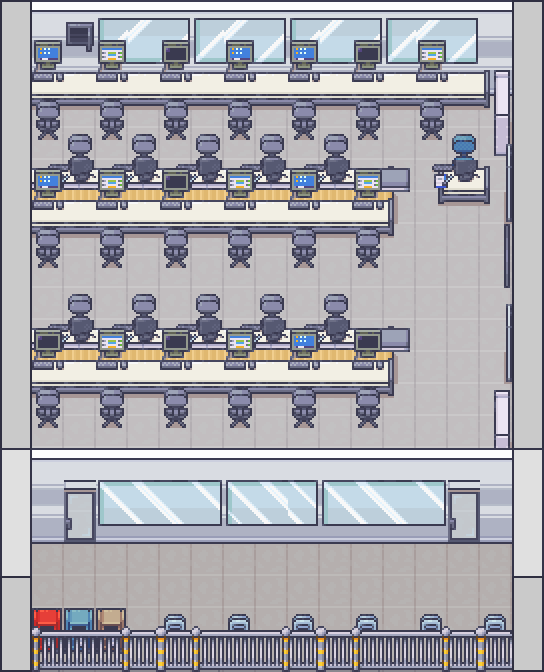

The image is a tile-based game level rendered from a .tmx file. Its description and source (layers, tilesets, objects; grid data summarised) follow:
An orthogonal 17x21 tile map with 32x32 px tiles, 2 tile layers (Tile Layer 1, FOREGROUND_LAYER), 4 tilesets and 38 objects.

<map version="1.10" tiledversion="1.10.2" orientation="orthogonal" renderorder="right-down" width="17" height="21" tilewidth="32" tileheight="32" infinite="0" nextlayerid="6" nextobjectid="44">
 <tileset firstgid="1" source="../../TSX FILES/nge-layout.tsx" />
 <tileset firstgid="358" source="../../TSX FILES/FULL_INTERIOR.tsx" />
 <tileset firstgid="17382" name="ROOM_BUILDER" tilewidth="32" tileheight="32" tilecount="8284" columns="76">
  <image source="../../(IMAGES) TILES/ROOM_BUILDER.png" width="2432" height="3488" />
 </tileset>
 <tileset firstgid="25666" name="FOREGROUND" tilewidth="32" tileheight="32" tilecount="357" columns="17">
  <image source="FOREGROUND.png" width="544" height="672" />
 </tileset>
 <layer id="1" name="Tile Layer 1" width="17" height="21">
  <data>[357 cells, 357 non-empty, 331 distinct tile ids]</data>
 </layer>
 <layer id="3" name="FOREGROUND_LAYER" width="17" height="21">
  <data>[357 cells, 357 non-empty, 357 distinct tile ids]</data>
 </layer>
 <objectgroup id="2" name="COLLISION_LAYER">
  <object id="1" x="32" y="0">
   <polygon points="0,0 0,672 -32,672 -32,0" />
  </object>
  <object id="2" x="512" y="0">
   <polygon points="0,0 32,0 32,704 0,704" />
  </object>
  <object id="3" x="95.832" y="479.75">
   <polygon points="0,0 351.881,0 351.881,64.25 0,64.25" />
  </object>
  <object id="5" x="33.5" y="328">
   <polygon points="0,0 360,0.5 359.5,66.5 -1.5,69.5" />
  </object>
  <object id="6" x="393" y="328">
   <polygon points="0,0 16.5,0.65625 17,28.2188 -0.5,31.5" />
  </object>
  <object id="7" x="32.5" y="236">
   <polygon points="0,0 360.5,1 360.5,-67 -1,-67" />
  </object>
  <object id="8" x="391.5" y="169.5">
   <polygon points="0,0 18.5,0 19.5,32 0.5,30.6087" />
  </object>
  <object id="9" x="440" y="164.5">
   <polygon points="0,0 -1,41.9481 51,42.5 50,2.75974" />
  </object>
  <object id="10" x="34" y="105">
   <polygon points="0,0 455,-0.5 456,-34 -2,-35" />
  </object>
  <object id="11" x="544" y="96">
   <polygon points="0,0 -64,0 -64,-96 -32.5,-96 0,-96.5" />
  </object>
  <object id="12" x="491.5" y="98.5">
   <polygon points="0,0 2,63 55,62 52.5,-2" />
  </object>
  <object id="13" x="493.5" y="390.5">
   <polygon points="0,0 0.5,59 28,58 32.5,-4.5" />
  </object>
  <object id="14" x="503" y="161">
   <polygon points="0,0 -0.5,224 21,221.5 18,-1" />
  </object>
  <object id="15" x="34.5" y="266.5">
   <polygon points="0,0 29.5,1 29,-43.5 -2.5,-42.5" />
  </object>
  <object id="16" x="99.6094" y="266.5">
   <polygon points="0,0 24.8906,1 24.4688,-43.5 -2.10938,-42.5" />
  </object>
  <object id="17" x="164" y="266.5">
   <polygon points="0,0 24.8906,1 24.4688,-43.5 -2.10938,-42.5" />
  </object>
  <object id="19" x="227.5" y="268">
   <polygon points="0,0 24.8906,1 24.4688,-43.5 -2.10938,-42.5" />
  </object>
  <object id="20" x="291.5" y="268">
   <polygon points="0,0 24.8906,1 24.4688,-43.5 -2.10938,-42.5" />
  </object>
  <object id="21" x="355.5" y="267.5">
   <polygon points="0,0 24.8906,1 24.4688,-43.5 -2.10938,-42.5" />
  </object>
  <object id="22" x="35.5" y="427.5">
   <polygon points="0,0 24.8906,1 24.4688,-43.5 -2.10938,-42.5" />
  </object>
  <object id="23" x="100" y="428.5">
   <polygon points="0,0 24.8906,1 24.4688,-43.5 -2.10938,-42.5" />
  </object>
  <object id="24" x="163.5" y="428.5">
   <polygon points="0,0 24.8906,1 24.4688,-43.5 -2.10938,-42.5" />
  </object>
  <object id="25" x="227" y="428">
   <polygon points="0,0 24.8906,1 24.4688,-43.5 -2.10938,-42.5" />
  </object>
  <object id="26" x="292" y="428.5">
   <polygon points="0,0 24.8906,1 24.4688,-43.5 -2.10938,-42.5" />
  </object>
  <object id="27" x="354" y="428.5">
   <polygon points="0,0 24.8906,1 24.4688,-43.5 -2.10938,-42.5" />
  </object>
  <object id="28" x="35" y="140">
   <polygon points="0,0 24.8906,1 24.4688,-43.5 -2.10938,-42.5" />
  </object>
  <object id="29" x="99.5" y="138">
   <polygon points="0,0 24.8906,1 24.4688,-43.5 -2.10938,-42.5" />
  </object>
  <object id="30" x="164" y="137.5">
   <polygon points="0,0 24.8906,1 24.4688,-43.5 -2.10938,-42.5" />
  </object>
  <object id="31" x="227" y="139.5">
   <polygon points="0,0 24.8906,1 24.4688,-43.5 -2.10938,-42.5" />
  </object>
  <object id="32" x="291.5" y="140">
   <polygon points="0,0 24.8906,1 24.4688,-43.5 -2.10938,-42.5" />
  </object>
  <object id="33" x="354.5" y="140.5">
   <polygon points="0,0 24.8906,1 24.4688,-43.5 -2.10938,-42.5" />
  </object>
  <object id="34" x="420" y="139.5">
   <polygon points="0,0 24.8906,1 24.4688,-43.5 -2.10938,-42.5" />
  </object>
  <object id="35" x="32" y="608">
   <polygon points="0,0 96,0 96,64 0,64" />
  </object>
  <object id="36" x="160.667" y="613.678">
   <polygon points="0,0 354,-1.01136 351.333,58.322 -0.666667,58.322" />
  </object>
  <object id="42" x="480" y="480">
   <polygon points="0,0 64,0 64,64 0,64" />
  </object>
  <object id="43" x="32" y="480">
   <polygon points="0,0 31.881,0 31.881,64.25 0,64.25" />
  </object>
 </objectgroup>
 <objectgroup id="5" name="EXIT_LAYER">
  <object id="39" x="64" y="480" width="32" height="64">
   <properties>
    <property name="nextMap" value="NGE_HALL" />
    <property name="playerDirection" value="DOWN" />
    <property name="type" value="lastMap" />
   </properties>
  </object>
  <object id="41" x="448" y="480" width="32" height="64">
   <properties>
    <property name="nextMap" value="NGE_HALL" />
    <property name="playerDirection" value="DOWN" />
    <property name="type" value="lastMap" />
   </properties>
  </object>
 </objectgroup>
</map>
